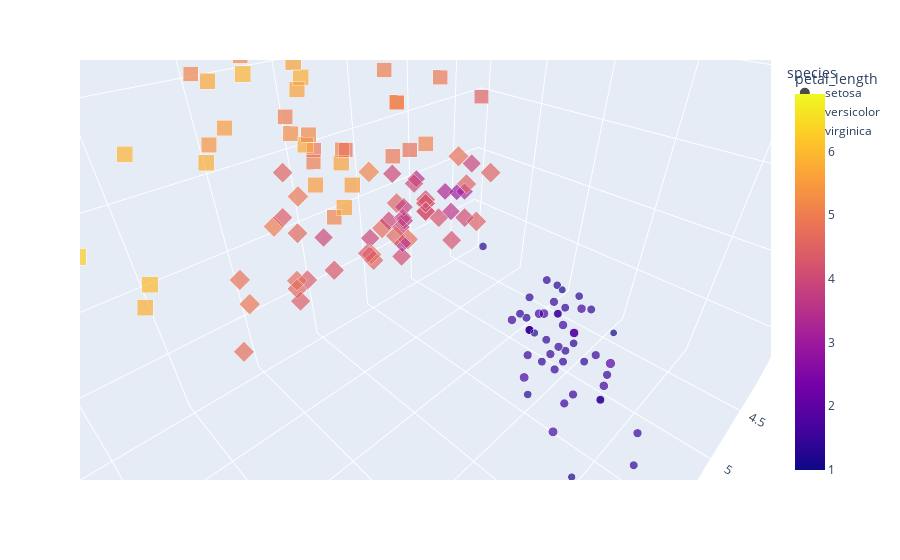

Write notebook code for a chart like this one.
### Code cell
# change colors and symbol
fig = px.scatter_3d(df, 
                    x='sepal_length', 
                    y='sepal_width', 
                    z='petal_width',
                    color='petal_length', 
                    size='petal_length', 
                    size_max=18,
                    symbol='species', 
                    opacity=0.7)
fig

### Figure 1 — Plotly figure (JSON) as saved in the notebook; plotly's stock layout.template omitted (floating-point values rounded to 4 significant figures)
{"data": [{"hovertemplate": "species=setosa<br>sepal_length=%{x}<br>sepal_width=%{y}<br>petal_width=%{z}<br>petal_length=%{marker.color}<extra></extra>", "legendgroup": "setosa", "marker": {"color": [1.4, 1.4, 1.3, 1.5, 1.4, 1.7, 1.4, 1.5, 1.4, 1.5, 1.5, 1.6, 1.4, 1.1, 1.2, 1.5, 1.3, 1.4, 1.7, 1.5, 1.7, 1.5, 1, 1.7, 1.9, 1.6, 1.6, 1.5, 1.4, 1.6, 1.6, 1.5, 1.5, 1.4, 1.5, 1.2, 1.3, 1.5, 1.3, 1.5, 1.3, 1.3, 1.3, 1.6, 1.9, 1.4, 1.6, 1.4, 1.5, 1.4], "coloraxis": "coloraxis", "opacity": 0.7, "size": [1.4, 1.4, 1.3, 1.5, 1.4, 1.7, 1.4, 1.5, 1.4, 1.5, 1.5, 1.6, 1.4, 1.1, 1.2, 1.5, 1.3, 1.4, 1.7, 1.5, 1.7, 1.5, 1, 1.7, 1.9, 1.6, 1.6, 1.5, 1.4, 1.6, 1.6, 1.5, 1.5, 1.4, 1.5, 1.2, 1.3, 1.5, 1.3, 1.5, 1.3, 1.3, 1.3, 1.6, 1.9, 1.4, 1.6, 1.4, 1.5, 1.4], "sizemode": "area", "sizeref": 0.0213, "symbol": "circle"}, "mode": "markers", "name": "setosa", "scene": "scene", "showlegend": true, "type": "scatter3d", "x": [5.1, 4.9, 4.7, 4.6, 5, 5.4, 4.6, 5, 4.4, 4.9, 5.4, 4.8, 4.8, 4.3, 5.8, 5.7, 5.4, 5.1, 5.7, 5.1, 5.4, 5.1, 4.6, 5.1, 4.8, 5, 5, 5.2, 5.2, 4.7, 4.8, 5.4, 5.2, 5.5, 4.9, 5, 5.5, 4.9, 4.4, 5.1, 5, 4.5, 4.4, 5, 5.1, 4.8, 5.1, 4.6, 5.3, 5], "y": [3.5, 3, 3.2, 3.1, 3.6, 3.9, 3.4, 3.4, 2.9, 3.1, 3.7, 3.4, 3, 3, 4, 4.4, 3.9, 3.5, 3.8, 3.8, 3.4, 3.7, 3.6, 3.3, 3.4, 3, 3.4, 3.5, 3.4, 3.2, 3.1, 3.4, 4.1, 4.2, 3.1, 3.2, 3.5, 3.1, 3, 3.4, 3.5, 2.3, 3.2, 3.5, 3.8, 3, 3.8, 3.2, 3.7, 3.3], "z": [0.2, 0.2, 0.2, 0.2, 0.2, 0.4, 0.3, 0.2, 0.2, 0.1, 0.2, 0.2, 0.1, 0.1, 0.2, 0.4, 0.4, 0.3, 0.3, 0.3, 0.2, 0.4, 0.2, 0.5, 0.2, 0.2, 0.4, 0.2, 0.2, 0.2, 0.2, 0.4, 0.1, 0.2, 0.1, 0.2, 0.2, 0.1, 0.2, 0.2, 0.3, 0.3, 0.2, 0.6, 0.4, 0.3, 0.2, 0.2, 0.2, 0.2]}, {"hovertemplate": "species=versicolor<br>sepal_length=%{x}<br>sepal_width=%{y}<br>petal_width=%{z}<br>petal_length=%{marker.color}<extra></extra>", "legendgroup": "versicolor", "marker": {"color": [4.7, 4.5, 4.9, 4, 4.6, 4.5, 4.7, 3.3, 4.6, 3.9, 3.5, 4.2, 4, 4.7, 3.6, 4.4, 4.5, 4.1, 4.5, 3.9, 4.8, 4, 4.9, 4.7, 4.3, 4.4, 4.8, 5, 4.5, 3.5, 3.8, 3.7, 3.9, 5.1, 4.5, 4.5, 4.7, 4.4, 4.1, 4, 4.4, 4.6, 4, 3.3, 4.2, 4.2, 4.2, 4.3, 3, 4.1], "coloraxis": "coloraxis", "opacity": 0.7, "size": [4.7, 4.5, 4.9, 4, 4.6, 4.5, 4.7, 3.3, 4.6, 3.9, 3.5, 4.2, 4, 4.7, 3.6, 4.4, 4.5, 4.1, 4.5, 3.9, 4.8, 4, 4.9, 4.7, 4.3, 4.4, 4.8, 5, 4.5, 3.5, 3.8, 3.7, 3.9, 5.1, 4.5, 4.5, 4.7, 4.4, 4.1, 4, 4.4, 4.6, 4, 3.3, 4.2, 4.2, 4.2, 4.3, 3, 4.1], "sizemode": "area", "sizeref": 0.0213, "symbol": "diamond"}, "mode": "markers", "name": "versicolor", "scene": "scene", "showlegend": true, "type": "scatter3d", "x": [7, 6.4, 6.9, 5.5, 6.5, 5.7, 6.3, 4.9, 6.6, 5.2, 5, 5.9, 6, 6.1, 5.6, 6.7, 5.6, 5.8, 6.2, 5.6, 5.9, 6.1, 6.3, 6.1, 6.4, 6.6, 6.8, 6.7, 6, 5.7, 5.5, 5.5, 5.8, 6, 5.4, 6, 6.7, 6.3, 5.6, 5.5, 5.5, 6.1, 5.8, 5, 5.6, 5.7, 5.7, 6.2, 5.1, 5.7], "y": [3.2, 3.2, 3.1, 2.3, 2.8, 2.8, 3.3, 2.4, 2.9, 2.7, 2, 3, 2.2, 2.9, 2.9, 3.1, 3, 2.7, 2.2, 2.5, 3.2, 2.8, 2.5, 2.8, 2.9, 3, 2.8, 3, 2.9, 2.6, 2.4, 2.4, 2.7, 2.7, 3, 3.4, 3.1, 2.3, 3, 2.5, 2.6, 3, 2.6, 2.3, 2.7, 3, 2.9, 2.9, 2.5, 2.8], "z": [1.4, 1.5, 1.5, 1.3, 1.5, 1.3, 1.6, 1, 1.3, 1.4, 1, 1.5, 1, 1.4, 1.3, 1.4, 1.5, 1, 1.5, 1.1, 1.8, 1.3, 1.5, 1.2, 1.3, 1.4, 1.4, 1.7, 1.5, 1, 1.1, 1, 1.2, 1.6, 1.5, 1.6, 1.5, 1.3, 1.3, 1.3, 1.2, 1.4, 1.2, 1, 1.3, 1.2, 1.3, 1.3, 1.1, 1.3]}, {"hovertemplate": "species=virginica<br>sepal_length=%{x}<br>sepal_width=%{y}<br>petal_width=%{z}<br>petal_length=%{marker.color}<extra></extra>", "legendgroup": "virginica", "marker": {"color": [6, 5.1, 5.9, 5.6, 5.8, 6.6, 4.5, 6.3, 5.8, 6.1, 5.1, 5.3, 5.5, 5, 5.1, 5.3, 5.5, 6.7, 6.9, 5, 5.7, 4.9, 6.7, 4.9, 5.7, 6, 4.8, 4.9, 5.6, 5.8, 6.1, 6.4, 5.6, 5.1, 5.6, 6.1, 5.6, 5.5, 4.8, 5.4, 5.6, 5.1, 5.1, 5.9, 5.7, 5.2, 5, 5.2, 5.4, 5.1], "coloraxis": "coloraxis", "opacity": 0.7, "size": [6, 5.1, 5.9, 5.6, 5.8, 6.6, 4.5, 6.3, 5.8, 6.1, 5.1, 5.3, 5.5, 5, 5.1, 5.3, 5.5, 6.7, 6.9, 5, 5.7, 4.9, 6.7, 4.9, 5.7, 6, 4.8, 4.9, 5.6, 5.8, 6.1, 6.4, 5.6, 5.1, 5.6, 6.1, 5.6, 5.5, 4.8, 5.4, 5.6, 5.1, 5.1, 5.9, 5.7, 5.2, 5, 5.2, 5.4, 5.1], "sizemode": "area", "sizeref": 0.0213, "symbol": "square"}, "mode": "markers", "name": "virginica", "scene": "scene", "showlegend": true, "type": "scatter3d", "x": [6.3, 5.8, 7.1, 6.3, 6.5, 7.6, 4.9, 7.3, 6.7, 7.2, 6.5, 6.4, 6.8, 5.7, 5.8, 6.4, 6.5, 7.7, 7.7, 6, 6.9, 5.6, 7.7, 6.3, 6.7, 7.2, 6.2, 6.1, 6.4, 7.2, 7.4, 7.9, 6.4, 6.3, 6.1, 7.7, 6.3, 6.4, 6, 6.9, 6.7, 6.9, 5.8, 6.8, 6.7, 6.7, 6.3, 6.5, 6.2, 5.9], "y": [3.3, 2.7, 3, 2.9, 3, 3, 2.5, 2.9, 2.5, 3.6, 3.2, 2.7, 3, 2.5, 2.8, 3.2, 3, 3.8, 2.6, 2.2, 3.2, 2.8, 2.8, 2.7, 3.3, 3.2, 2.8, 3, 2.8, 3, 2.8, 3.8, 2.8, 2.8, 2.6, 3, 3.4, 3.1, 3, 3.1, 3.1, 3.1, 2.7, 3.2, 3.3, 3, 2.5, 3, 3.4, 3], "z": [2.5, 1.9, 2.1, 1.8, 2.2, 2.1, 1.7, 1.8, 1.8, 2.5, 2, 1.9, 2.1, 2, 2.4, 2.3, 1.8, 2.2, 2.3, 1.5, 2.3, 2, 2, 1.8, 2.1, 1.8, 1.8, 1.8, 2.1, 1.6, 1.9, 2, 2.2, 1.5, 1.4, 2.3, 2.4, 1.8, 1.8, 2.1, 2.4, 2.3, 1.9, 2.3, 2.5, 2.3, 1.9, 2, 2.3, 1.8]}], "layout": {"autosize": true, "coloraxis": {"colorbar": {"title": {"text": "petal_length"}}, "colorscale": [[0, "#0d0887"], [0.1111, "#46039f"], [0.2222, "#7201a8"], [0.3333, "#9c179e"], [0.4444, "#bd3786"], [0.5556, "#d8576b"], [0.6667, "#ed7953"], [0.7778, "#fb9f3a"], [0.8889, "#fdca26"], [1, "#f0f921"]]}, "legend": {"itemsizing": "constant", "title": {"text": "species"}, "tracegroupgap": 0}, "margin": {"t": 60}, "scene": {"aspectmode": "auto", "aspectratio": {"x": 1.31, "y": 0.8736, "z": 0.8736}, "camera": {"center": {"x": 0, "y": 0, "z": 0}, "eye": {"x": 0.4654, "y": 0.4654, "z": 0.4654}, "projection": {"type": "perspective"}, "up": {"x": 0, "y": 0, "z": 1}}, "domain": {"x": [0, 1], "y": [0, 1]}, "xaxis": {"title": {"text": "sepal_length"}, "type": "linear"}, "yaxis": {"title": {"text": "sepal_width"}, "type": "linear"}, "zaxis": {"title": {"text": "petal_width"}, "type": "linear"}}}}
